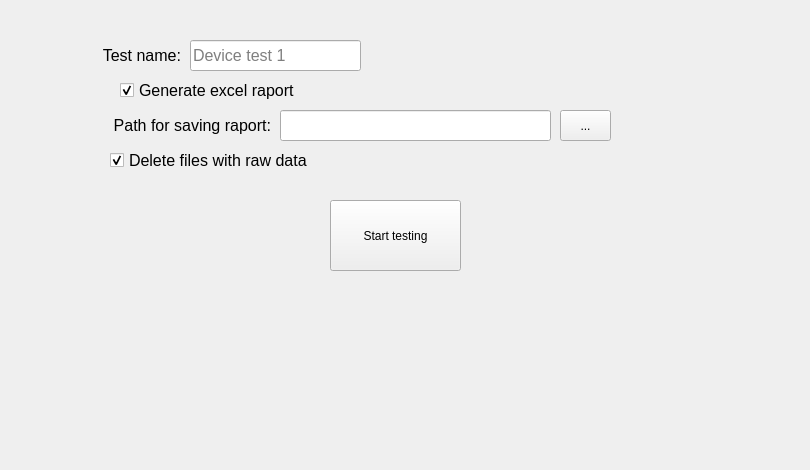
    <widget class="QWidget" name="export_settings">
     <attribute name="title">
      <string>Export settings</string>
     </attribute>
     <widget class="QLabel" name="test_name">
      <property name="geometry">
       <rect>
        <x>100</x>
        <y>40</y>
        <width>81</width>
        <height>31</height>
       </rect>
      </property>
      <property name="font">
       <font>
        <pointsize>12</pointsize>
       </font>
      </property>
      <property name="text">
       <string>Test name:</string>
      </property>
      <property name="alignment">
       <set>Qt::AlignRight|Qt::AlignTrailing|Qt::AlignVCenter</set>
      </property>
     </widget>
     <widget class="QLineEdit" name="test_name_ledit">
      <property name="geometry">
       <rect>
        <x>190</x>
        <y>40</y>
        <width>171</width>
        <height>31</height>
       </rect>
      </property>
      <property name="font">
       <font>
        <pointsize>12</pointsize>
       </font>
      </property>
      <property name="maxLength">
       <number>50</number>
      </property>
      <property name="placeholderText">
       <string>Device test 1</string>
      </property>
     </widget>
     <widget class="QLabel" name="raport_path_lbl">
      <property name="geometry">
       <rect>
        <x>110</x>
        <y>110</y>
        <width>161</width>
        <height>31</height>
       </rect>
      </property>
      <property name="font">
       <font>
        <pointsize>12</pointsize>
       </font>
      </property>
      <property name="text">
       <string>Path for saving raport:</string>
      </property>
      <property name="alignment">
       <set>Qt::AlignRight|Qt::AlignTrailing|Qt::AlignVCenter</set>
      </property>
     </widget>
     <widget class="QToolButton" name="browse_path_toolbtn">
      <property name="geometry">
       <rect>
        <x>560</x>
        <y>110</y>
        <width>51</width>
        <height>31</height>
       </rect>
      </property>
      <property name="text">
       <string>...</string>
      </property>
     </widget>
     <widget class="QLineEdit" name="save_path_ledit">
      <property name="geometry">
       <rect>
        <x>280</x>
        <y>110</y>
        <width>271</width>
        <height>31</height>
       </rect>
      </property>
      <property name="font">
       <font>
        <pointsize>9</pointsize>
       </font>
      </property>
      <property name="text">
       <string/>
      </property>
      <property name="maxLength">
       <number>250</number>
      </property>
      <property name="placeholderText">
       <string/>
      </property>
     </widget>
     <widget class="QCheckBox" name="generate_raport_chkbox">
      <property name="geometry">
       <rect>
        <x>120</x>
        <y>80</y>
        <width>181</width>
        <height>21</height>
       </rect>
      </property>
      <property name="font">
       <font>
        <pointsize>12</pointsize>
       </font>
      </property>
      <property name="text">
       <string>Generate excel raport</string>
      </property>
      <property name="checked">
       <bool>true</bool>
      </property>
      <property name="tristate">
       <bool>false</bool>
      </property>
     </widget>
     <widget class="QCheckBox" name="delete_txt_chkbox">
      <property name="geometry">
       <rect>
        <x>110</x>
        <y>150</y>
        <width>221</width>
        <height>21</height>
       </rect>
      </property>
      <property name="font">
       <font>
        <pointsize>12</pointsize>
       </font>
      </property>
      <property name="text">
       <string>Delete files with raw data</string>
      </property>
      <property name="checked">
       <bool>true</bool>
      </property>
      <property name="tristate">
       <bool>false</bool>
      </property>
     </widget>
     <widget class="QPushButton" name="start_test_btn">
      <property name="geometry">
       <rect>
        <x>330</x>
        <y>200</y>
        <width>131</width>
        <height>71</height>
       </rect>
      </property>
      <property name="text">
       <string>Start testing</string>
      </property>
     </widget>
     <widget class="QLabel" name="state_lbl">
      <property name="geometry">
       <rect>
        <x>0</x>
        <y>300</y>
        <width>801</width>
        <height>41</height>
       </rect>
      </property>
      <property name="font">
       <font>
        <pointsize>14</pointsize>
       </font>
      </property>
      <property name="text">
       <string/>
      </property>
      <property name="alignment">
       <set>Qt::AlignCenter</set>
      </property>
     </widget>
     <widget class="QLabel" name="elapsed_time_lbl">
      <property name="geometry">
       <rect>
        <x>0</x>
        <y>360</y>
        <width>801</width>
        <height>41</height>
       </rect>
      </property>
      <property name="font">
       <font>
        <pointsize>14</pointsize>
       </font>
      </property>
      <property name="text">
       <string/>
      </property>
      <property name="alignment">
       <set>Qt::AlignCenter</set>
      </property>
     </widget>
     <widget class="QLabel" name="estimated_time_lbl">
      <property name="geometry">
       <rect>
        <x>0</x>
        <y>420</y>
        <width>801</width>
        <height>41</height>
       </rect>
      </property>
      <property name="font">
       <font>
        <pointsize>14</pointsize>
       </font>
      </property>
      <property name="text">
       <string/>
      </property>
      <property name="alignment">
       <set>Qt::AlignCenter</set>
      </property>
     </widget>
    </widget>
